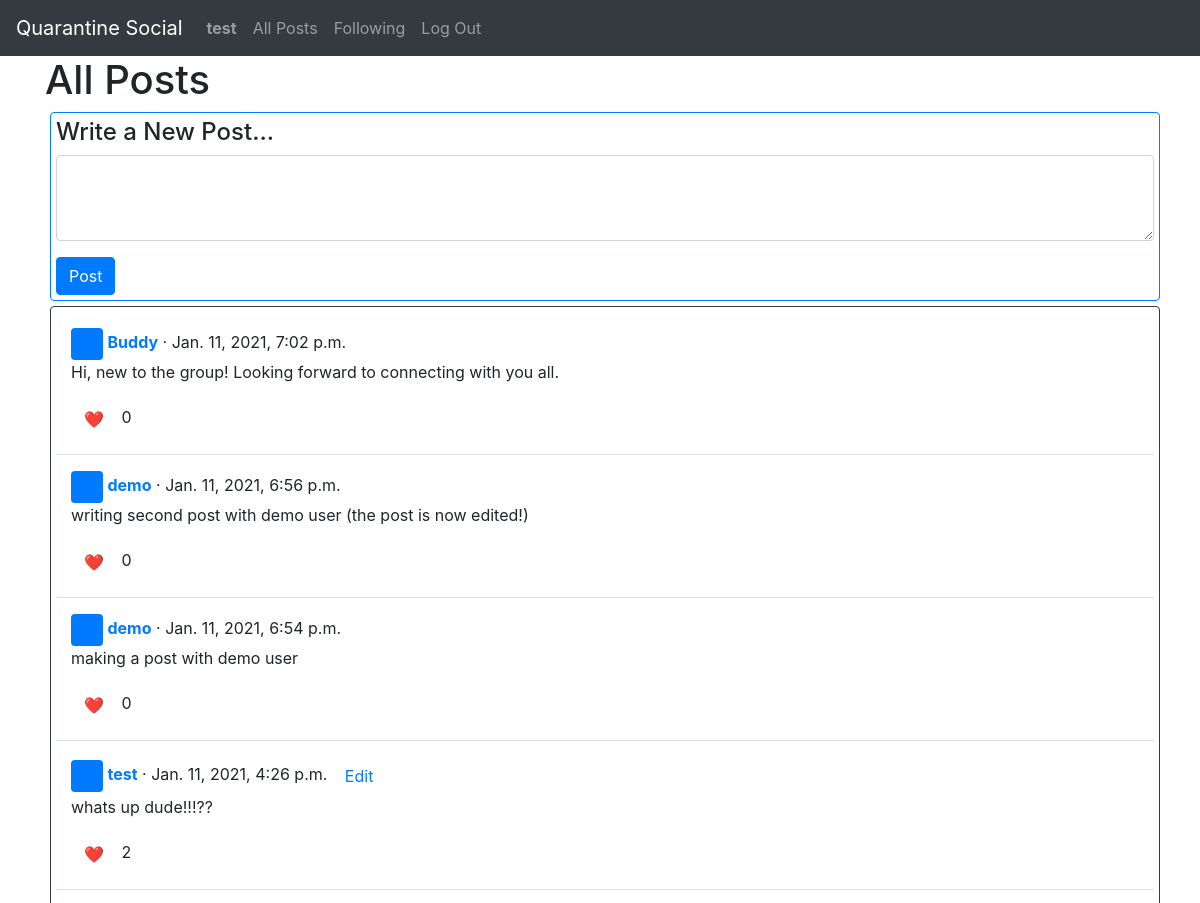
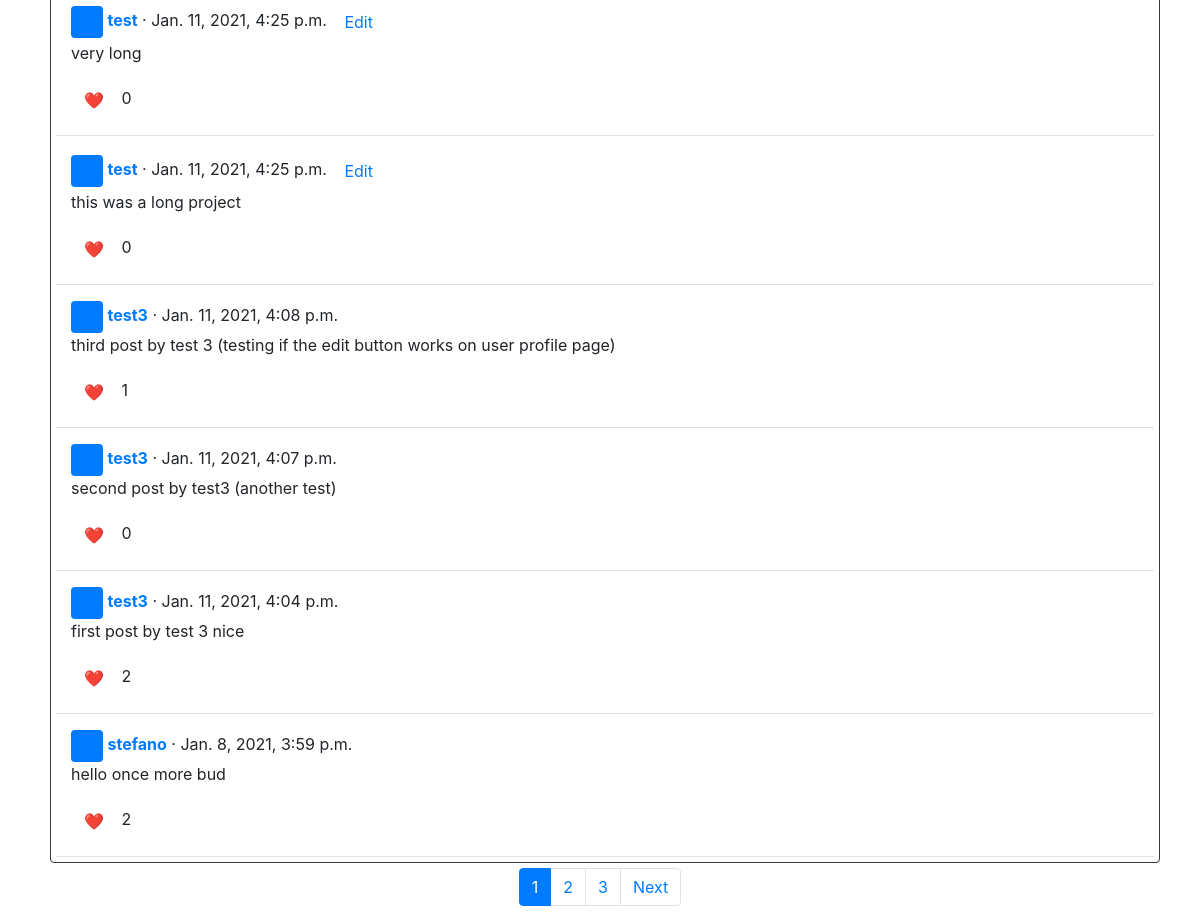
/ (signed in), run on the app's committed database (2 pictures, top to bottom).
### network/models.py (models this page shows)
class User(AbstractUser):
    num_following = models.IntegerField(default=0)
    num_followers = models.IntegerField(default=0)

class Post(models.Model):
    author = models.ForeignKey(User, on_delete=models.CASCADE)
    content = models.TextField()
    post_date = models.DateTimeField(default=timezone.now)
    num_likes = models.IntegerField(default=0)

### network/views.py (the view)
# urls.py: path("", views.index, name="index"),
def index(request):
    all_posts = Post.objects.all().order_by('-post_date')
    paginator = Paginator(all_posts, NUM_POSTS_PER_PAGE)
    page = request.GET.get('page')
    posts = paginator.get_page(page)
    return render(request, "network/index.html", {
        "posts": posts
    })

### network/templates/network/index.html (shortened to what this page needs)
{% extends "network/layout.html" %}
{% load static %}
{% block body %}
<div class="container">
    {% if user.is_authenticated %}
    <h1>All Posts</h1>
    <div class="container border border-primary rounded pst">
        <h4>Write a New Post...</h4>
        <form action="{% url 'new_post' %}" method="post">
            <div class="form-group">
                <textarea class="form-control" name="content" rows="3"></textarea>
            </div>
            <input class="btn btn-primary" type="submit" value="Post">
        </form>
    </div>
    <div class="container border border-dark rounded pst">
    {% for post in posts %}
        {% if post.author == user %}
            <div class="d-flex pt-3">
                <div class="pb-3 mb-0 medium lh-sm border-bottom w-100">
                    <div class="container">
                        <svg class="bd-placeholder-img flex-shrink-0 me-2 rounded" width="32" height="32" xmlns="http://www.w3.org/2000/svg" role="img" aria-label="Placeholder: 32x32" preserveAspectRatio="xMidYMid slice" focusable="false">
                            <text x="90%" y="50%" fill="#007bff" dy=".3em">32x32</text>
                        </svg>
                        <strong class="text-gray-dark"><a href="{% url 'profile' username=post.author %}">{{ post.author }}</a></strong>
                        <span> · {{ post.post_date }}</span>
                        <button type="button" class="btn btn-link" onclick="edit_post('{{post.id}}')">Edit</button>
                        <p id="post_content_{{post.id}}">{{ post.content }}</p>
                        <button type="button" class="btn btn-link like_unlike_btn" id="{{post.id}}">❤️</button>
                        <p style="display: inline;" id="{{post.id}}_numlikes">{{ post.num_likes }}</p>
                    </div>
                </div>
            </div>
        {% else %}
            <div class="d-flex pt-3">
                <div class="pb-3 mb-0 medium lh-sm border-bottom w-100">
                    <div class="container">
                        <svg class="bd-placeholder-img flex-shrink-0 me-2 rounded" width="32" height="32" xmlns="http://www.w3.org/2000/svg" role="img" aria-label="Placeholder: 32x32" preserveAspectRatio="xMidYMid slice" focusable="false">
                            <text x="90%" y="50%" fill="#007bff" dy=".3em">32x32</text>
                        </svg>
                        <strong class="text-gray-dark"><a href="{% url 'profile' username=post.author %}">{{ post.author }}</a></strong>
                        <span> · {{ post.post_date }}</span>
                        <p>{{ post.content }}</p>
                        <button type="button" class="btn btn-link like_unlike_btn" id="{{post.id}}">❤️</button>
                        <p style="display: inline;" id="{{post.id}}_numlikes">{{ post.num_likes }}</p>
                    </div>
                </div>
            </div>
        {% endif %}
    {% endfor %}
    </div>
    <ul class="pagination justify-content-center">
        {% for num in posts.paginator.page_range %}
            {% if posts.number == num %}
                <li class="page-item active"><a class="page-link" href="?page={{ num }}">{{ num }}</a></li>
            {% elif num > posts.number|add:'-3' and num < posts.number|add:'3' %}
                <li class="page-item"><a class="page-link" href="?page={{ num }}">{{ num }}</a></li>
            {% endif %}
        {% endfor %}
        {% if posts.has_next %}
            <li class="page-item"><a class="page-link" href="?page={{ posts.next_page_number }}">Next</a></li>
        {% endif %}
    </ul>
    {% endif %}
</div>
{% endblock %}

### network/templates/network/layout.html (shortened to what this page needs)
{% load static %}
<!DOCTYPE html>
<html lang="en">
    <head>
        <link rel="stylesheet" href="https://stackpath.bootstrapcdn.com/bootstrap/4.4.1/css/bootstrap.min.css">
        <link href="{% static 'network/styles.css' %}" rel="stylesheet">
    </head>
    <body>
        <nav class="navbar navbar-expand-lg navbar-dark bg-dark">
            <a class="navbar-brand" href="{% url 'index' %}">Quarantine Social</a>
            <div>
              <ul class="navbar-nav mr-auto">
                {% if user.is_authenticated %}
                    <li class="nav-item">
                        <a class="nav-link" href="{% url 'profile' username=user.username %}"><strong>{{ user.username }}</strong></a>
                    </li>
                    <li class="nav-item">
                        <a class="nav-link" href="{% url 'index' %}">All Posts</a>
                      </li>
                    <li class="nav-item">
                        <a class="nav-link" href="{% url 'following' %}">Following</a>
                    </li>
                    <li class="nav-item">
                        <a class="nav-link" href="{% url 'logout' %}">Log Out</a>
                    </li>
                {% endif %}
              </ul>
            </div>
          </nav>
        <div class="body">
            {% block body %}
            {% endblock %}
        </div>
    </body>
</html>

### network/static/network/styles.css (style rules this page uses)
.pst { margin: 5px; padding: 5px; }

### data on the page
User: username "test"
Post: author "Buddy", post_date "Jan. 11, 2021, 7:02 p.m.", content "Hi, new to the group! Looking forward to connecting with you all.", num_likes "0"
Post: author "demo", post_date "Jan. 11, 2021, 6:56 p.m.", content "writing second post with demo user (the post is now edited!)", num_likes "0"
Post: author "demo", post_date "Jan. 11, 2021, 6:54 p.m.", content "making a post with demo user", num_likes "0"
Post: author "test", post_date "Jan. 11, 2021, 4:26 p.m.", content "whats up dude!!!??", num_likes "2"
Post: author "test", post_date "Jan. 11, 2021, 4:25 p.m.", content "very long", num_likes "0"
Post: author "test", post_date "Jan. 11, 2021, 4:25 p.m.", content "this was a long project", num_likes "0"
Post: author "test3", post_date "Jan. 11, 2021, 4:08 p.m.", content "third post by test 3 (testing if the edit button works on user profile page)", num_likes "1"
Post: author "test3", post_date "Jan. 11, 2021, 4:07 p.m.", content "second post by test3 (another test)", num_likes "0"
Post: author "test3", post_date "Jan. 11, 2021, 4:04 p.m.", content "first post by test 3 nice", num_likes "2"
Post: author "stefano", post_date "Jan. 8, 2021, 3:59 p.m.", content "hello once more bud", num_likes "2"

### other printed values
{{ num }} "1"
{{ num }} "2" "3"
